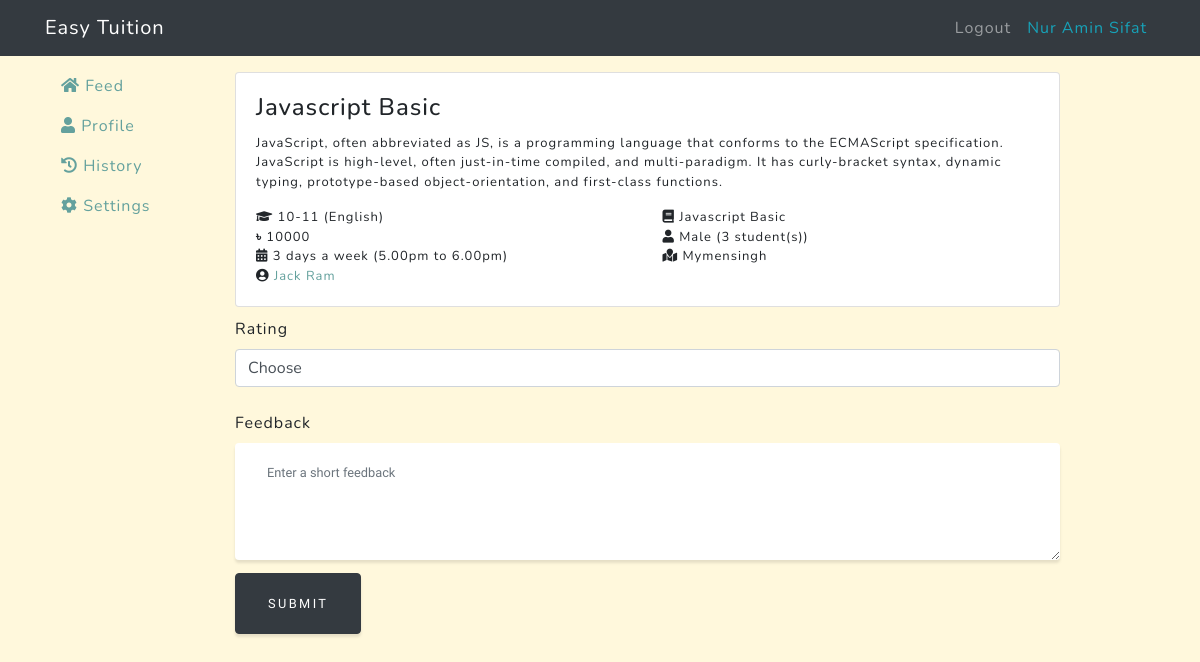
/tutor/feedback/3/ (signed in), run on the app's committed database.
### users/models.py (models this page shows, shortened)
class User(AbstractBaseUser):
    email = models.EmailField(
        verbose_name='Email address',
        max_length=255,
        unique=True,
    )
    is_active = models.BooleanField(default=True)
    is_admin = models.BooleanField(default=False)
    is_client = models.BooleanField(default=False)
    is_tutor = models.BooleanField(default=False)
    name = models.CharField(max_length=100, null=False, verbose_name='Full name')
    bio = models.CharField(max_length=1000, verbose_name='Bio')
    location = models.CharField(max_length=1000, verbose_name='Location')
    gender = models.CharField(max_length=20, verbose_name='Gender')
    title = models.CharField(max_length=1000, verbose_name='Overview title')  # Overview title
    overview = models.TextField(verbose_name='Overview')
    expertise = models.CharField(max_length=1000, verbose_name='Expertise')
    profile_img = models.TextField(verbose_name='Profile Image', blank=True)
    USERNAME_FIELD = 'email'
    REQUIRED_FIELDS = ['name']
    objects = UserManager()

### tution/models.py (models this page shows, shortened)
class Ad(models.Model):
    ad_time = models.DateTimeField(auto_now=True, verbose_name='Ad time')
    title = models.CharField(max_length=1000, null=False, verbose_name='Title')
    description = models.TextField(verbose_name='Description')
    subjects = models.CharField(max_length=1000, null=False, verbose_name='Subjects')
    type = models.CharField(max_length=200, null=False, verbose_name='Type')
    grade = models.CharField(max_length=200, null=False, verbose_name='Class')
    gender = models.CharField(max_length=20, verbose_name='Gender')
    pref_gender = models.CharField(max_length=20, verbose_name='Preferred Gender')
    std_count = models.IntegerField(verbose_name='Student Count')
    time = models.CharField(max_length=200, verbose_name='Teaching Time')
    days = models.IntegerField(null=False, verbose_name='How many days a week')
    location = models.CharField(max_length=1000, null=False, verbose_name='Location')
    salary = models.IntegerField(null=False, verbose_name='Monthly Salary')
    client = models.ForeignKey(User, on_delete=models.CASCADE)
    taken = models.BooleanField(default=False, verbose_name='Taken')  # Whether the job is taken
    approve = models.BooleanField(default=False)
    timeout = models.DateTimeField(null=False,
                                   verbose_name='Run This Ad Until')  # The Ad will be available until that time

### tutor/decorators.py (the view)
    def wrapper(request, *args, **kwargs):
        decorated_view_func = login_required(request)
        if not decorated_view_func.user.is_authenticated:
            messages.warning(request, 'Please login first')
            return redirect('login-page')
        if not request.user.is_tutor:
            return redirect('home-page')
        else:
            return function(request, *args, **kwargs)

### tutor/views.py (called while the page is built)
def get_feed(request, ad):
    proposal = ad.proposal_set.filter(tutor=request.user)
    feedback = TutorFeedback.objects.filter(ad=ad)
    return {
        'pk': ad.pk,
        'title': ad.title,
        'description': ad.description,
        'grade': ad.grade,
        'type': ad.type,
        'subjects': ad.subjects,
        'salary': ad.salary,
        'gender': ad.gender,
        'std_count': ad.std_count,
        'days': ad.days,
        'time': ad.time,
        'location': ad.location,
        'client': ad.client,
        'already_applied': proposal.exists(),
        'proposal': proposal[0].proposal if proposal.exists() else False,
        'questions': ad.question_set,
        'answers': proposal[0].answer_set if proposal.exists() else False,
        'feedback': feedback[0] if feedback else False,
        'approve':ad.approve
    }

### tutor/templates/tutor/feedback.html (shortened to what this page needs)
{% extends 'tutor/base_tutor.html' %}
{% block content %}
    <div class="view-ad">
      {% include 'tutor/single_ad.inc.html' %}
    </div>
    <form method="post">
      <label for="rating">Rating</label>
      <select class="form-control" name="rating" id="rating" required>
          <option value="" disabled selected>Choose</option>
      </select><br>
      <label for="feedback">Feedback</label>
      <textarea class="form-control" name="feedback" id="feedback" placeholder="Enter a short feedback" rows="4">{{ feedback }}</textarea>
      <button type="submit" class="btn btn-dark">Submit</button>
    </form>
{% endblock content %}

### tutor/templates/tutor/base_tutor.html (shortened to what this page needs)
{% load static %}
<!doctype html>
<html lang="en">
<head>
    <link rel="stylesheet" href="{% static 'vendor/bootstrap/css/bootstrap.min.css' %}">
    <link rel="stylesheet" href="https://cdnjs.cloudflare.com/ajax/libs/font-awesome/5.9.0/css/all.min.css"
/>
    <link href="{% static 'css/grayscale.min.css' %}" rel="stylesheet">
</head>
<body style="background-color: cornsilk;">
<nav class="navbar navbar-expand-lg navbar-dark fixed-top bg-dark">
    <div class="container">
        <a class="navbar-brand js-scroll-trigger" href="{% url 'tutor-feed' %}">Easy Tuition</a>
        <div class="collapse navbar-collapse" id="navbarResponsive">
            <ul class="navbar-nav ml-auto">
                <li class="nav-item">
                    <a class="nav-link" href="{% url 'tutor-logout' %}">Logout</a>
                </li>
                <li class="nav-item">
                    <a class="nav-link text-info disabled" href="{% url 'tutor-profile' user.id %}">{{ user.name }}</a>
                </li>
            </ul>
        </div>
    </div>
</nav>
<header style="padding-top: 56px">
    <div class="container">
        <div class="row">
            <nav class="col-md-3 col-lg-2 sidebar">
                <div class="position-fixed">
                    <ul class="nav flex-column">
                        <li class="nav-item">
                            <a class="nav-link {{ tutor_feed }}" href="{% url 'tutor-feed' %}">
                                <i class="fa fa-home"></i>
                                Feed
                            </a>
                        </li>
                        <li class="nav-item">
                            <a class="nav-link {{ tutor_profile }}" href="{% url 'tutor-profile' user.pk %}">
                                <i class="fa fa-user"></i>
                                Profile
                            </a>
                        </li>
                        <li class="nav-item">
                            <a class="nav-link {{ tutor_history }}" href="{% url 'tutor-history' %}">
                                <i class="fa fa-history"></i>
                                History
                            </a>
                        </li>
                        <li class="nav-item">
                            <a class="nav-link {{ tutor_settings }}" href="{% url 'tutor-settings' %}">
                                <i class="fa fa-cog"></i>
                                Settings
                            </a>
                        </li>
                    </ul>
                </div>
            </nav>
            <div class="col-md-9 main-section">
                {% block content %}{% endblock %}
            </div>
        </div>
    </div>
</header>
</body>
</html>

### tutor/templates/tutor/single_ad.inc.html (shortened to what this page needs)
{% if feed.already_applied and display_url %}
<div class="ad border-success card" style="border-top-width: thick;">
  <div class="bg-success card-text text-light" style="padding: 0 10px;">
    <i class="fa-check fas"></i> Applied
  </div>
{% else %}
<div class="ad card">
{% endif %}
  <div class="card-body">
    <h4 class="card-title">
    {% if display_url %}
        <a class="card-link" href="{% url 'tutor-apply' feed.pk %}">{{ feed.title }}</a>
    {% else %}
        {{ feed.title }}
    {% endif %}
    </h4>
    <p class="card-text">{{ feed.description }}</p>
    <div class="row">
      <div class="col-md-6" title="Class and medium"><i class="fa fa-graduation-cap"></i> {{ feed.grade }} ({{ feed.type }})</div>
      <div class="col-md-6" title="Subjects"><i class="fa fa-book"></i> {{ feed.subjects }}</div>
    </div>
    <div class="row">
      <div class="col-md-6" title="Monthly salary"><i class="fa">৳</i> {{ feed.salary }}</div>
      <div class="col-md-6" title="Student gender and count"><i class="fa fa-user"></i> {{ feed.gender }} ({{ feed.std_count }} student(s))</div>
    </div>
    <div class="row">
      <div class="col-md-6" title="Date and time">
        <i class="fa fa-calendar-alt"></i>
        {{ feed.days }} days a week
        {% if feed.time %}
            ({{ feed.time }})
        {% endif %}
      </div>
      <div class="col-md-6" title="Location"><i class="fa fa-map-marked"></i> {{ feed.location }}</div>
    </div>
    <div class="row">
      <div class="col-md-12" title="Client name"><i class="fa fa-user-circle"></i>
          <a class="card-link" href="{% url 'tutor-profile' feed.client.pk %}">{{ feed.client.name }}</a>
      </div>
    </div>
  </div>
</div>

### tutor/templates/tutor/feedback.html (style rules this page uses)
div.view-ad { margin-top: 1rem; margin-bottom: 10px; }

### data on the page
User: name "Nur Amin Sifat"
Ad: title "Javascript Basic", description "JavaScript, often abbreviated as JS, is a programming language that conforms to the ECMAScript specification. JavaScript is high-level, often just-in-time compiled, and multi-paradigm. It has curly-bracket syntax, dynamic typing, prototype-based object-orientation, and first-class functions.", grade "10-11", type "English", subjects "Javascript Basic", gender "Male", time "5.00pm to 6.00pm", location "Mymensingh"
User: client.name "Jack Ram"

### other printed values
{{ feed.salary }} "10000"
{{ feed.std_count }} "3"
{{ feed.days }} "3"
